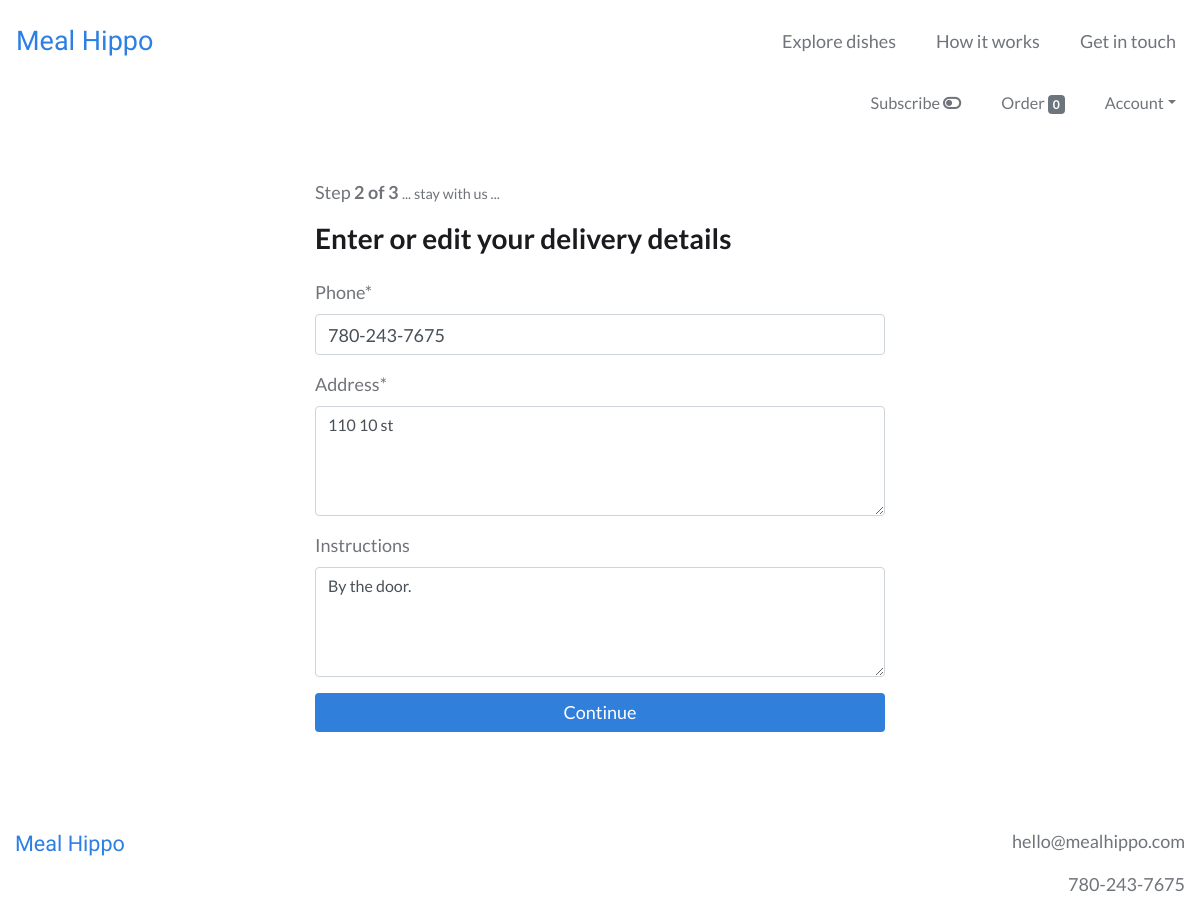
/order/delivery (signed in), run on the app's committed database.
### users/models.py (models this page shows, shortened)
class CustomUser(AbstractBaseUser):
    email = models.EmailField(unique=True)
    is_active = models.BooleanField(default=True)
    is_admin = models.BooleanField(default=False)
    objects = CustomUserManager()
    USERNAME_FIELD = 'email'
    REQUIRED_FIELDS = []

### webplatform/models.py (models this page shows, shortened)
class UserDeliveryDetail(models.Model):
    user = models.OneToOneField(settings.AUTH_USER_MODEL, on_delete=models.CASCADE)
    phone = models.CharField(max_length=20)
    address = models.TextField()
    instructions = models.TextField(blank=True, null=True)
    free_delivery = models.BooleanField(default=True)
    is_subscribed = models.BooleanField(default=False, verbose_name='subscribe weekly')

### webplatform/views.py (the view)
# urls.py: path('order/delivery', views.OrderDeliveryView.as_view(), name='order_delivery_view'),
class OrderDeliveryView(IsSubscribedMixin, LoginRequiredMixin, UpdateView):
    login_url = 'login'
    template_name = 'webplatform/order_delivery_view.html'
    form_class = forms.OrderDeliveryForm
    success_url = reverse_lazy('webplatform:order_payment_view')
    def get_object(self):
        return get_object_or_404(models.UserDeliveryDetail, user=self.request.user)

### webplatform/forms.py
class OrderDeliveryForm(ModelForm):
    class Meta:
        model = models.UserDeliveryDetail
        fields = ['phone', 'address', 'instructions']
        widgets = {
          'address': forms.Textarea(attrs={'rows':4}),
          'instructions': forms.Textarea(attrs={'rows':4}),
        }

### webplatform/templatetags/cart_templatetags.py (called while the page is built)
@register.filter
def cart_item_count(user):
    if user.is_authenticated:
        queryset = models.Order.objects.filter(user=user, is_completed=False)
        if queryset.exists():
            return queryset[0].items.count()
    return 0

### webplatform/views.py (called while the page is built)
    def get_context_data(self, **kwargs):
        context = super(IsSubscribedMixin, self).get_context_data(**kwargs)
        if self.request.user.is_authenticated:
            user_subscription_qs = models.UserSubscription.objects.filter(user=self.request.user)
            user_subscription = user_subscription_qs[0]
            context['is_subscribed'] = user_subscription.is_subscribed
        return context

### webplatform/templates/webplatform/order_delivery_view.html (shortened to what this page needs)
{% extends 'base.html' %}
{% load static %}
{% load crispy_forms_tags %}
{% load humanize %}
{% block content %}
<div class="container-fluid my-5">
  <div class="row">
    <div class="col-lg-6 offset-lg-3 col-md-8 offset-md-2 col-12">
      <p>Step <b>2 of 3</b> <small>... stay with us ...</small></p>
      <h3 class="mb-4">Enter or edit your delivery details</h3>
      <form method="post">
        {{ form|crispy }}
        <input type="submit" value="Continue" class="btn btn-primary btn-block">
      </form>
    </div>
  </div>
</div>
{% endblock %}

### templates/base.html (shortened to what this page needs)
{% load static %}
{% load cart_templatetags %}
<!DOCTYPE html>
<html lang="en" dir="ltr">
  <head>
    <link rel="stylesheet" href="https://stackpath.bootstrapcdn.com/bootstrap/4.4.1/css/bootstrap.min.css">
    <link rel="stylesheet" type="text/css" href="{% static 'style.css' %}">
  </head>
  <body>
    <nav class="navbar navbar-expand-md navbar-light py-3">
      <a class="navbar-brand" href="{% url 'webplatform:home_view' %}">Meal&nbsp;Hippo</a>
      <div class="collapse navbar-collapse" id="navbarText">
        <ul class="navbar-nav ml-auto">
          <li class="nav-item mr-4">
            <a class="nav-link" href="{% url 'webplatform:order_items_view' %}">Explore dishes</a>
          </li>
          <li class="nav-item mr-4">
            <a class="nav-link" href="{% url 'webplatform:support_view' %}">How it works</a>
          </li>
          {% if user.is_authenticated %}
            <li class="nav-item">
          {% else %}
            <li class="nav-item mr-4">
          {% endif %}
            <a class="nav-link" href="{% url 'webplatform:contact_view' %}">Get in touch</a>
          </li>
        </ul>
      </div>
    </nav>
    {% if user.is_authenticated %}
        <nav class="navbar navbar-expand navbar-light user-nav pt-0">
            <ul class="navbar-nav mx-auto ml-md-auto mr-md-0">
              {% if is_subscribed %}
                <li class="nav-item mr-4">
                  <a class="nav-link" data-toggle="modal" data-target="#subscribe_modal" href="">Subscribed <i class="fas fa-toggle-on"></i></a>
                </li>
              {% else %}
                <span data-toggle="tooltip" data-placement="bottom" title="Automate future orders and save money">
                  <li class="nav-item mr-4">
                    <a class="nav-link" data-toggle="modal" data-target="#subscribe_modal" href="">Subscribe <i class="fas fa-toggle-off"></i></a>
                  </li>
                </span>
              {% endif %}
              <li class="nav-item mr-4">
                <a class="nav-link" href="{% url 'webplatform:order_items_view' %}">
                  Order <span class="badge badge-secondary">{{ request.user|cart_item_count }}</span>
                </a>
              </li>
              <li class="nav-item dropdown">
                <a class="nav-link dropdown-toggle" data-toggle="dropdown" href="#" role="button" aria-haspopup="true" aria-expanded="false">Account</a>
              </li>
            </ul>
        </nav>
    {% endif %}
    {% block content %}
    {% endblock %}
    <footer>
      <div class="container-fluid text-center py-5 mb-5">
        <div class="row">
          <div class="col-sm text-sm-left mb-4">
            <span class="logo">
              <a href="{% url 'webplatform:home_view' %}">Meal&nbsp;Hippo</a>
            </span>
          </div>
          <div class="col-sm text-sm-right">
            <p>hello@mealhippo.com</p>
            <p>780-243-7675</p>
          </div>
        </div>
      </div>
    </footer>
  </body>
</html>

### static/style.css (style rules this page uses)
:root { --heading: #1B1B1F; --sub_heading: #1B1B1F; --text: #70747A; --logo: #2D80E1; --button_dark: #307FDB; --button_light: #388FF4; --link_dark: #307FDB; --link_light: #388FF4; --nav_dark: #70747A; --nav_light: #1B1B1F; --attention_dark: #C1DAFF; --attention_light: #D8E8FF; --attention_text: #0956AF; }
body { color: var(--text); font-family: 'Lato', sans-serif; font-size: 18px; }
select.form-control, input.form-control { font-size: 1em; }
.btn { font-size: 1em; }
a, .btn-link { color: var(--link_dark); }
h1, h2, h3 { font-weight: bold; color: var(--heading); }
.navbar-light .navbar-brand, .logo a { color: var(--logo); font-size: 1.5em; font-family: 'Varela Round', "Arial Rounded MT Bold", "Helvetica Rounded", sans-serif; }
.logo a { font-size: 1.2em; }
.navbar-nav .nav-item a.nav-link { color: var(--nav_dark); }
.user-nav { font-size: 0.9em; }
.btn { padding-left: 25px; padding-right: 25px; }
.btn-primary { background: var(--button_dark); border: none; }

### data on the page
CustomUser: user|cart_item_count "0"
UserDeliveryDetail: phone "780-243-7675", address "110 10 st", instructions "By the door."
